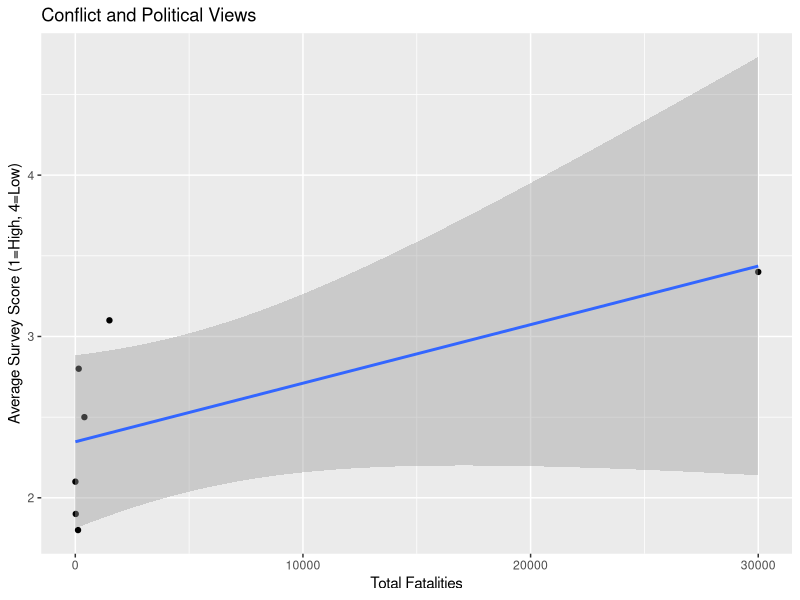
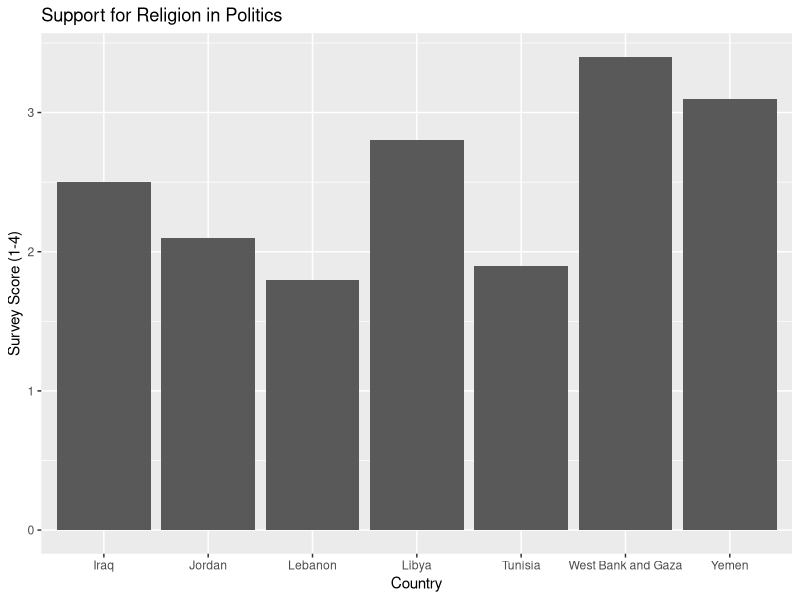

The R source for these figures, in order:
## ---- chunk 1
library(tidyverse)
## ---- chunk 2
acled_data <- data.frame(
  country = c("Jordan", "Lebanon", "Palestine", "Yemen", "Iraq", "Libya", "Tunisia"),
  fatalities = c(5, 120, 30000, 1500, 400, 150, 20)
)

acled_data
## ---- chunk 3
ab_data <- data.frame(
  country = c("Jordan", "Lebanon", "West Bank and Gaza", "Yemen", "Iraq", "Libya", "Tunisia"),
  original_score = c(2.1, 1.8, 3.4, 3.1, 2.5, 2.8, 1.9)
)

ab_data
## ---- chunk 4
acled_clean <- acled_data %>%
  mutate(country = recode(country, "Palestine" = "West Bank and Gaza"))

acled_clean
## ---- chunk 5
merged_data <- inner_join(acled_clean, ab_data, by = "country")

merged_data
## ---- chunk 6
ggplot(merged_data, aes(x = fatalities, y = original_score)) +
  geom_point() +
  geom_smooth(method = "lm") +
  labs(
    title = "Conflict and Political Views",
    x = "Total Fatalities",
    y = "Average Survey Score (1=High, 4=Low)"
  )
## ---- chunk 7
library(knitr)


ggplot(merged_data, aes(x = country, y = original_score)) +
  geom_col() +
  labs(
    title = "Support for Religion in Politics",
    x = "Country",
    y = "Survey Score (1-4)"
  )

kable(merged_data)
